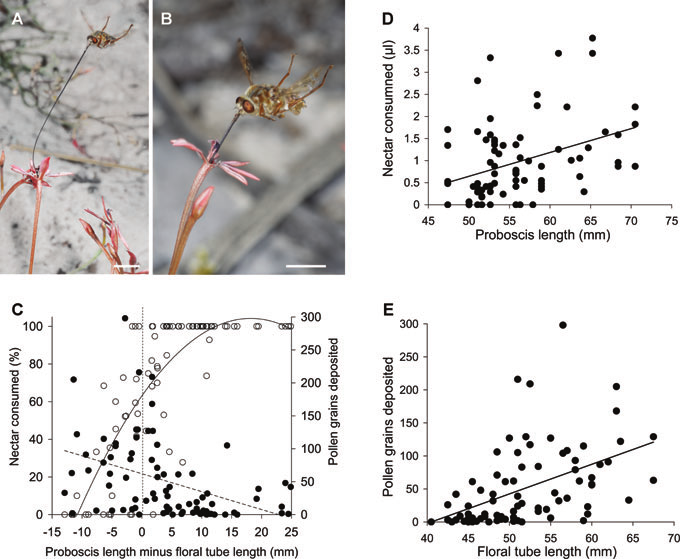
#> input picture lbbe/assets/pauw2009_fig1.png, 680 x 559 px
$ python s06_interface.py
#> lines starting #> are read from the running program, lines starting #| are printed output that depends on the picture
### lbbe/scripts/semstyle.py
"""
semstyle.py -- shared style for the seminar figures.

Design contract (inherited from rev15/statement_style.py, rescaled to a slide)
-----------------------------------------------------------------------------
* The deck is 1280 x 720.  Every figure is drawn on a canvas measured in
  *slide pixels* and saved without tight cropping, so one unit in the script is
  one pixel on the slide and type sizes are literal: FS_LABEL = 20 means
  20 px on the projected slide.  PNGs are written at 2x for sharp projection.
* One typeface for labels and maths (Inter -> TeX Gyre Heros -> Liberation).
* Colour is additive, never the only channel: every distinction is also
  carried by marker shape, line style, fill or hatching.  SEMINAR_MONO=1
  renders pure greyscale; a greyscale proof is written on every build.
* Every build runs a collision check (overlapping text, text off canvas).
  SEMINAR_STRICT=1 turns a problem into a failed build.
* Every figure carries a status line: published / in prep. / planned /
  schematic.  Nothing unpublished is drawn as a finding.
"""
from __future__ import annotations

import os
from itertools import combinations
from pathlib import Path

import matplotlib as mpl

mpl.use("Agg")
import matplotlib.pyplot as plt
from matplotlib.text import Text

HERE = Path(__file__).resolve().parent
FIG_DIR = HERE.parent / "figures"

PX = 1 / 100.0                    # inches per slide pixel (figure dpi = 100)
PT = 0.72                         # points per slide pixel
OUT_DPI = 200                     # PNGs at 2x

MONO = os.environ.get("SEMINAR_MONO", "0") == "1"
STRICT = os.environ.get("SEMINAR_STRICT", "0") == "1"

# canvases (slide px).  FULL sits under a slide title; BLEED is the whole slide.
FULL = (1180, 560)
BLEED = (1280, 720)
HALF = (580, 540)

# ---------------------------------------------------------------- palette --
INK = "#151A1F"
MUTED = "#5F6A73"
FAINT = "#A4ADB5"
LINE = "#D5DCE2"
SOFT = "#F3F5F7"
PAPER = "#FFFFFF"
NAVY = "#243A5E"

_ACCENTS = {
    "CRIMSON": ("#A8123F", "#2B2B2B"),   # single-species quantitative genetics
    "INDIGO": ("#5A4CC7", "#2B2B2B"),    # coevolution; partner X; pollinators
    "OCHRE": ("#B0741A", "#7A7A7A"),     # second partner Y; plants; contrast
    "TEAL": ("#0B6F9C", "#2B2B2B"),      # host-microbiome
}
_TINTS = {
    "CRIMSON_T": ("#F8DBE3", "#E6E6E6"),
    "INDIGO_T": ("#E9E6FA", "#E6E6E6"),
    "OCHRE_T": ("#F6E6CE", "#EFEFEF"),
    "TEAL_T": ("#DCEEF6", "#E6E6E6"),
}
for _name, (_col, _grey) in {**_ACCENTS, **_TINTS}.items():
    globals()[_name] = _grey if MONO else _col

# ------------------------------------------------------- type sizes (px) --
FS_TITLE = 26       # in-figure headings
FS_LABEL = 20       # axis labels, node names
FS_SMALL = 17       # annotations
FS_TINY = 15        # status line, citations; nothing smaller is used
LW_AXIS = 1.4       # px
LW_DATA = 3.4       # px

FONT_STACK = ["Inter", "TeX Gyre Heros", "Liberation Sans", "DejaVu Sans"]
SERIF_STACK = ["TeX Gyre Pagella", "Palatino Linotype", "Palatino", "DejaVu Serif"]


def fs(px: float) -> float:
    """Font size in points for a height of `px` slide pixels."""
    return px * PT


def lw(px: float) -> float:
    """Line width in points for a width of `px` slide pixels."""
    return px * PT


def apply_style() -> None:
    mpl.rcParams.update({
        "figure.dpi": 100,
        "figure.facecolor": PAPER,
        "savefig.facecolor": PAPER,
        "axes.facecolor": "none",
        "axes.edgecolor": FAINT,
        "axes.labelcolor": INK,
        "axes.linewidth": lw(LW_AXIS),
        "axes.spines.top": False,
        "axes.spines.right": False,
        "axes.labelsize": fs(FS_LABEL),
        "axes.labelpad": 4,
        "font.family": "sans-serif",
        "font.sans-serif": FONT_STACK,
        "font.serif": SERIF_STACK,
        "font.size": fs(FS_LABEL),
        "text.color": INK,
        "xtick.color": MUTED,
        "ytick.color": MUTED,
        "xtick.labelsize": fs(FS_SMALL),
        "ytick.labelsize": fs(FS_SMALL),
        "xtick.major.size": 5,
        "ytick.major.size": 5,
        "xtick.major.width": lw(LW_AXIS),
        "ytick.major.width": lw(LW_AXIS),
        "xtick.major.pad": 4,
        "ytick.major.pad": 4,
        "lines.linewidth": lw(LW_DATA),
        "lines.solid_capstyle": "round",
        "lines.dash_capstyle": "butt",
        "hatch.linewidth": 0.8,
        "mathtext.fontset": "custom",
        "mathtext.rm": "Inter",
        "mathtext.it": "Inter:italic",
        "mathtext.bf": "Inter:bold",
        "mathtext.sf": "Inter",
        "pdf.fonttype": 42,
        "ps.fonttype": 42,
    })


# ------------------------------------------------------------------- cache --
DATA_DIR = HERE.parent / "data"


# [11 lines left out: function cached, not called in this run]


# ------------------------------------------------------------------ layout --
def figure_px(size=FULL):
    """A figure of `size` slide pixels."""
    apply_style()
    w, h = size
    fig = plt.figure(figsize=(w * PX, h * PX))
    fig._px = (w, h)
    return fig


# [4 lines left out: function px_axes, not called in this run]


def canvas(fig):
    """Full-figure axes whose data coordinates are slide pixels."""
    W, H = fig._px
    ax = fig.add_axes([0, 0, 1, 1])
    ax.set_xlim(0, W)
    ax.set_ylim(0, H)
    ax.axis("off")
    ax.set_zorder(-1)
    return ax


# [20 lines left out: functions camera_axes, blank, not called in this run]


# ------------------------------------------------------------------ status --
_STATUS = {"published": "published", "inprep": "in prep.",
           "planned": "planned", "schematic": "schematic"}


def status_mark(cv, kind: str, x: float, y: float, r: float = 6.0,
                color=None, z=20):
    """The four status marks, drawn as patches (no font dependence):
    filled = published, half = in prep., dashed open = planned,
    open square = schematic."""
    from matplotlib.patches import Circle, Rectangle, Wedge
    col = color or MUTED
    if kind == "published":
        cv.add_patch(Circle((x, y), r, facecolor=col, edgecolor=col,
                            linewidth=lw(1.3), zorder=z))
    elif kind == "inprep":
        cv.add_patch(Circle((x, y), r, facecolor=PAPER, edgecolor=col,
                            linewidth=lw(1.3), zorder=z))
        cv.add_patch(Wedge((x, y), r, 90, 270, facecolor=col, edgecolor="none",
                           zorder=z + 0.1))
    elif kind == "planned":
        cv.add_patch(Circle((x, y), r, facecolor=PAPER, edgecolor=col,
                            linewidth=lw(1.3), linestyle=(0, (1.6, 1.4)),
                            zorder=z))
    elif kind == "schematic":
        cv.add_patch(Rectangle((x - r * 0.9, y - r * 0.9), 1.8 * r, 1.8 * r,
                               facecolor=PAPER, edgecolor=col,
                               linewidth=lw(1.3), zorder=z))
    else:
        raise KeyError(kind)


def status(cv, kind: str, text: str = "", x: float = 10, y: float = 8):
    """Status line in the lower-left corner: mark, kind, and source.

    published  a result from a published paper (give the citation in `text`)
    inprep     a real result from a manuscript in preparation
    planned    planned work: only ever drawn as a schematic
    schematic  a picture of an idea; no data or simulation is claimed
    """
    status_mark(cv, kind, x + 6, y + 7)
    s = _STATUS[kind] + (f"  \u00B7  {text}" if text else "")
    return cv.text(x + 19, y, s, ha="left", va="bottom", fontsize=fs(FS_TINY),
                   color=MUTED)


# ---------------------------------------------------------------- quality --
def collision_report(fig, pad_px: float = 1.0, ignore=()):
    fig.canvas.draw()
    r = fig.canvas.get_renderer()
    fb = fig.bbox
    items = []
    for t in fig.findobj(Text):
        if not t.get_visible() or not t.get_text().strip():
            continue
        if t in ignore or getattr(t, "_allow_overlap", False):
            continue
        bb = t.get_window_extent(r)
        if bb.width < 1 or bb.height < 1:
            continue
        items.append((t.get_text().replace("\n", " / ")[:40], bb))
    problems = []
    for name, bb in items:
        if (bb.x0 < fb.x0 - 0.5 or bb.y0 < fb.y0 - 0.5 or
                bb.x1 > fb.x1 + 0.5 or bb.y1 > fb.y1 + 0.5):
            problems.append(f"off-canvas: '{name}'")
    for (n1, b1), (n2, b2) in combinations(items, 2):
        ox = min(b1.x1, b2.x1) - max(b1.x0, b2.x0)
        oy = min(b1.y1, b2.y1) - max(b1.y0, b2.y0)
        if ox > pad_px and oy > pad_px:
            problems.append(f"overlap: '{n1}' x '{n2}'")
    return problems


def save(fig, stem: str, outdir: Path | None = None):
    outdir = Path(outdir or FIG_DIR)
    outdir.mkdir(parents=True, exist_ok=True)
    probs = collision_report(fig)
    for p in probs:
        print(f"  [{stem}] {p}")
    if probs and STRICT:
        raise SystemExit(f"{stem}: {len(probs)} layout problem(s)")
    fig.savefig(outdir / f"{stem}.png", dpi=OUT_DPI)
    fig.savefig(outdir / f"{stem}.pdf")
    try:
        from PIL import Image
        proof = outdir / "proofs"
        proof.mkdir(exist_ok=True)
        Image.open(outdir / f"{stem}.png").convert("L").save(
            proof / f"{stem}_grey.png")
    except Exception as exc:  # pragma: no cover
        print(f"  [{stem}] greyscale proof skipped: {exc}")
    plt.close(fig)
    print(f"{stem}: {fig._px[0]} x {fig._px[1]} px, {len(probs)} layout problem(s)")

### lbbe/scripts/s06_interface.py
"""
Slide 06 -- what is the interface between interacting species?

Three panels of Fig. 1 of Pauw, Stofberg & Waterman (2009) Evolution
63:268-279, cropped from assets/pauw2009_fig1.png (a published figure at low
resolution: check reuse terms before circulating the slides).

  A, B  Moegistorhynchus longirostris at Lapeirousia anceps
  C     nectar consumed (open circles, solid quadratic fit) and pollen
        deposited (filled circles, dashed fit) against proboscis length minus
        tube length

Panels D and E of the original are left out so the slide stays on the
interaction and on outcomes as a function of the trait difference.

Added here: the headings, the two legend lines, and one question.  The solid
fit rises, levels off near a lead of about 18 mm and turns down; the callout
asks: a cost, or diminishing returns?
It is a question put to the audience, not a claim of the paper.
"""
import matplotlib.image as mpimg
import numpy as np
from matplotlib.patches import Circle, Rectangle

from semstyle import *  # noqa: F403

PHOTO = HERE.parent / "assets" / "pauw2009_fig1.png"
# crop boxes in source pixels (x0, x1, y0, y1), found from the white gutters
BOX = {"A": (0, 150, 0, 275), "B": (154, 346, 0, 275), "C": (0, 346, 303, 559)}
# where each goes on the slide: x, y (lower left) and width, in slide pixels
PLACE = {"A": (30, 150, 184), "B": (226, 150, 236), "C": (556, 92, 520)}
# the top of the solid fit in panel C, in that panel's source pixels (x, y from its top)
PEAK = (250, 15)


def main():
    fig = figure_px(FULL)
    cv = canvas(fig)
    peak = None
    if PHOTO.exists():
        img = mpimg.imread(PHOTO)
#> img is the input picture: shape (559, 680, 3) float32; mean R, G, B 0.855, 0.85, 0.847
        for key, (x0, x1, y0, y1) in BOX.items():
            sub = img[y0:y1, x0:x1]
            px_, py_, w = PLACE[key]
            h = w * sub.shape[0] / sub.shape[1]
            cv.imshow(sub, extent=[px_, px_ + w, py_, py_ + h], zorder=3, aspect="auto",
                      interpolation="lanczos")
            if key in "AB":
                cv.add_patch(Rectangle((px_, py_), w, h, facecolor="none", edgecolor=INK,
                                       linewidth=lw(1.2), zorder=4))
            else:
                k = w / sub.shape[1]
                peak = (px_ + PEAK[0] * k, py_ + h - PEAK[1] * k)
#> this loop made 3 passes
#> pass 1, in main, `sub = img[y0:y1, x0:x1]`:
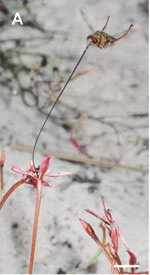
#> sub: shape (275, 150, 3) float32; mean R, G, B 0.704, 0.68, 0.668
#> pass 2, in main, `sub = img[y0:y1, x0:x1]`:
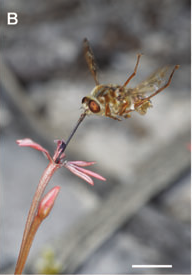
#> sub: shape (275, 192, 3) float32; mean R, G, B 0.515, 0.499, 0.489
#> pass 3, in main, `sub = img[y0:y1, x0:x1]`:
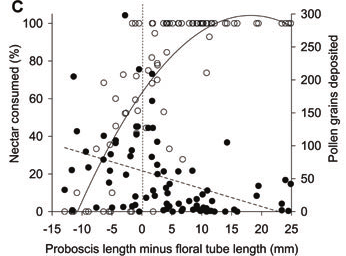
#> sub: shape (256, 346, 3) float32; mean R, G, B 0.921, 0.919, 0.918
        cv.set_xlim(0, fig._px[0])
        cv.set_ylim(0, fig._px[1])
    cv.text(30, 118, "Moegistorhynchus longirostris", ha="left", va="center",
            fontsize=fs(FS_SMALL), style="italic", color=INDIGO)
    cv.text(30, 92, "at Lapeirousia anceps", ha="left", va="center",
            fontsize=fs(FS_SMALL), style="italic", color=OCHRE)
    cv.text(30, 520, "A fly and a flower, in the field", ha="left", va="baseline",
            fontsize=fs(FS_LABEL), fontweight="bold")
    cv.text(556, 520, "Who gains depends on the difference", ha="left", va="baseline",
            fontsize=fs(FS_LABEL), fontweight="bold")
    cv.text(556, 66, "open circles, solid line: nectar the fly takes", ha="left",
            va="center", fontsize=fs(FS_SMALL), color=INDIGO)
    cv.text(556, 42, "filled circles, dashed line: pollen the flower receives", ha="left",
            va="center", fontsize=fs(FS_SMALL), color=OCHRE)
    if peak is not None:                      # the question the quadratic fit raises
        cv.add_patch(Circle(peak, 15, facecolor="none", edgecolor=CRIMSON, linewidth=lw(2.4),
                            zorder=6))
        tx = peak[0] + 58                                  # to the right of the ring
#> tx = 989.7
        cv.text(tx, 514, "a cost, or", ha="left", va="center", fontsize=fs(FS_SMALL),
                color=CRIMSON, fontweight="bold")
        cv.text(tx, 492, "diminishing returns?", ha="left", va="center",
                fontsize=fs(FS_SMALL), color=CRIMSON, fontweight="bold")
        end = (tx - 8, 500)                                # stops short of the words
#> end = (981.7, 500)
        d = np.hypot(end[0] - peak[0], end[1] - peak[1])
#> d = 67.81
        start = (peak[0] + 15 * (end[0] - peak[0]) / d, peak[1] + 15 * (end[1] - peak[1]) / d)
#> start = (942.8, 464.3)
        cv.plot([start[0], end[0]], [start[1], end[1]], color=CRIMSON, lw=lw(1.6), zorder=6)
    status(cv, "published",
           "Pauw, Stofberg & Waterman 2009, Evolution 63:268 \u2014 their Fig. 1, panels A\u2013C; the question in red is added")
    save(fig, "s06_interface")
#> in save, `fig.savefig(outdir / f"{stem}.png", dpi=OUT_DPI)`:
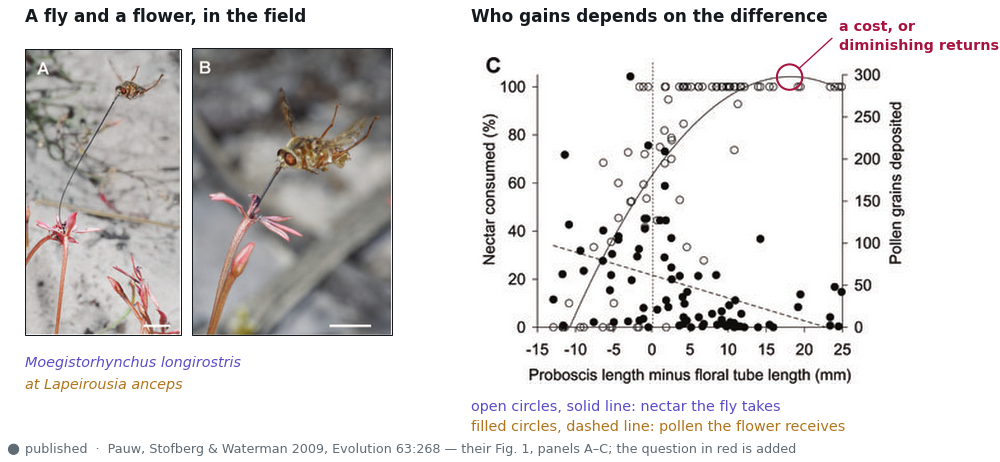
#> figure drawn by matplotlib, 1 panel
#> in save, `Image.open(outdir / f"{stem}.png").convert("L").save( proof / f"{stem}..`:
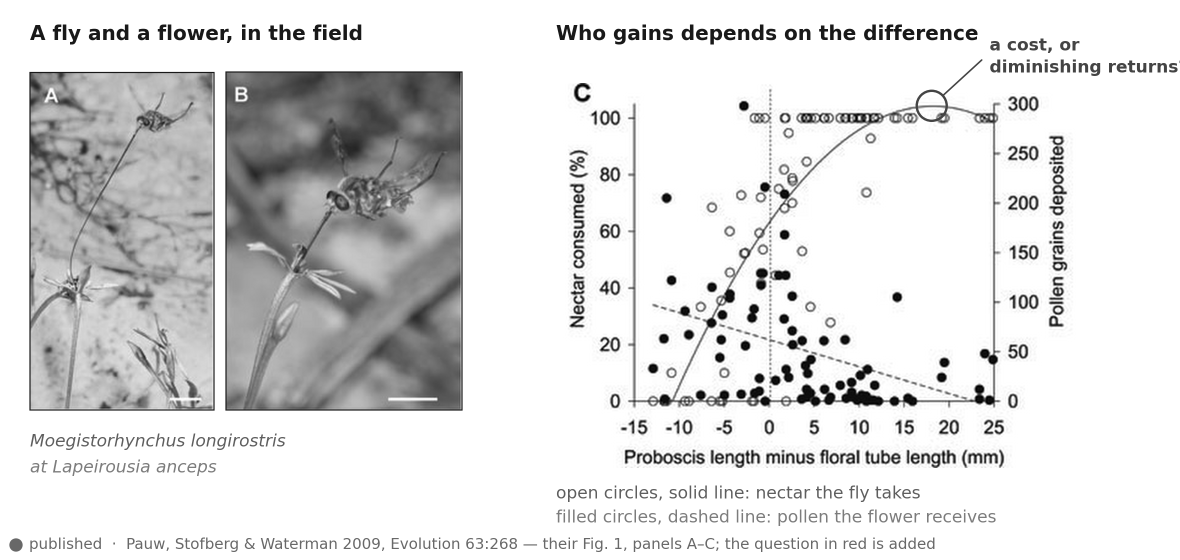
#> saved as s06_interface_grey.png: PIL image 2360x1120 L (shown at 1/2 size); min 0, max 255, mean 221.3


if __name__ == "__main__":
    main()
